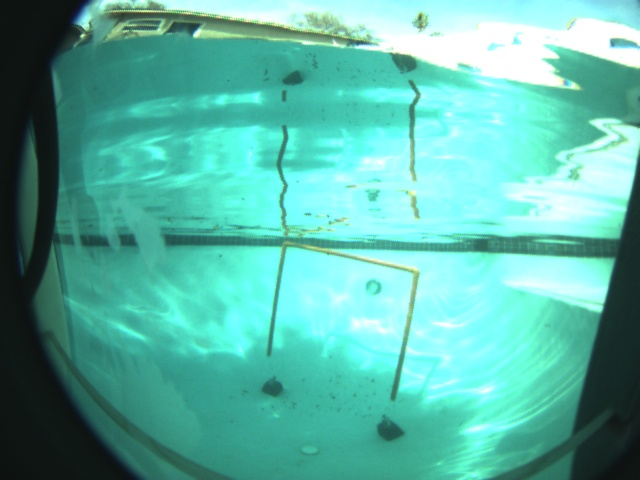
#> input picture auv_cal_state_la_2017/scripts/gate.jpg, 640 x 480 px
$ python fisheyetest.py
#> lines starting #> are read from the running program, lines starting #| are printed output that depends on the picture
import cv2
import numpy as np

assert float(cv2.__version__.rsplit('.', 1)[0]) >= 3, 'OpenCV version 3 or newer required.'

K = np.array([[  689.21,     0.  ,  1295.56],
              [    0.  ,   690.48,   942.17],
              [    0.  ,     0.  ,     1.  ]])

# zero distortion coefficients work well for this image
D = np.array([0., 0., 0., 0.])

# use Knew to scale the output
Knew = K.copy()
Knew[(0,1), (0,1)] = 0.4 * Knew[(0,1), (0,1)]


img = cv2.imread('gate.jpg')
#> img is the input picture: shape (480, 640, 3); mean B, G, R 165.9, 180.1, 90.6
img_undistorted = cv2.fisheye.undistortImage(img, K, D=D, Knew=Knew)
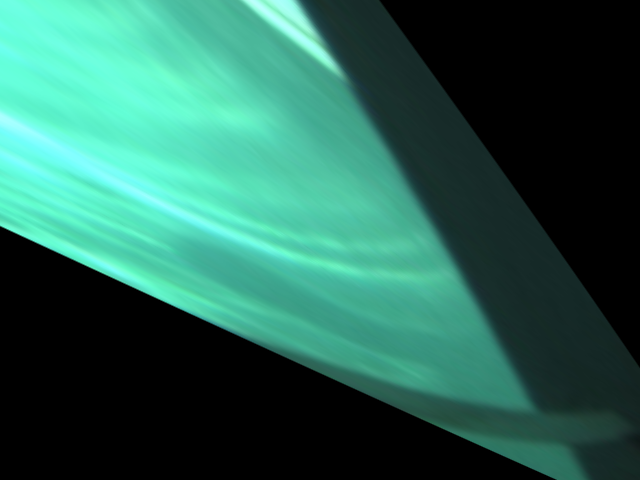
#> img_undistorted: shape (480, 640, 3); mean B, G, R 85.5, 99.8, 41.5
cv2.imwrite('fisheye_sample_undistorted.jpg', img_undistorted)
cv2.imshow('undistorted', img_undistorted)
cv2.waitKey()

$ run again, with auv_cal_state_la_2017/scripts/two_dice.jpg copied over auv_cal_state_la_2017/scripts/gate.jpg
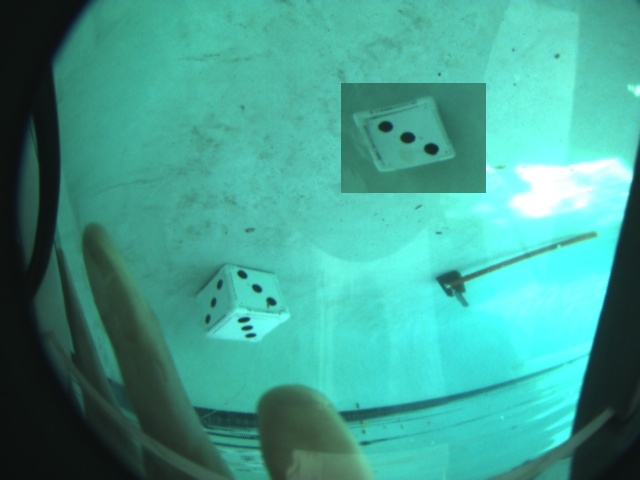
#> input picture auv_cal_state_la_2017/scripts/two_dice.jpg, 640 x 480 px
#> img is the input picture: shape (480, 640, 3); mean B, G, R 144.9, 159.4, 67
#> `img_undistorted = cv2.fisheye.undistortImage(img, K, D=D, Knew=Knew)`:
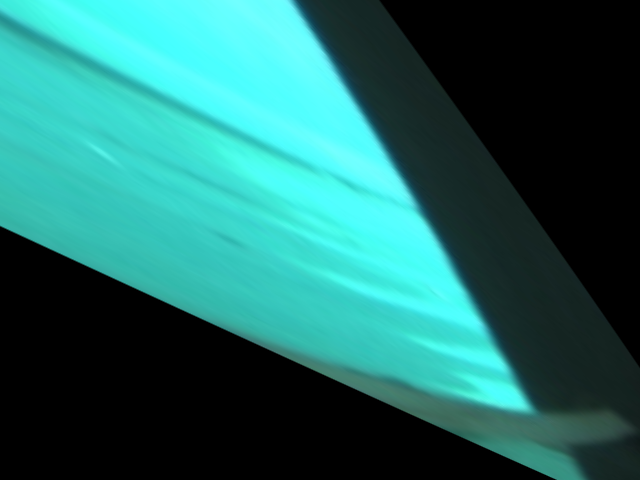
#> img_undistorted: shape (480, 640, 3); mean B, G, R 101.5, 105.8, 33.9
